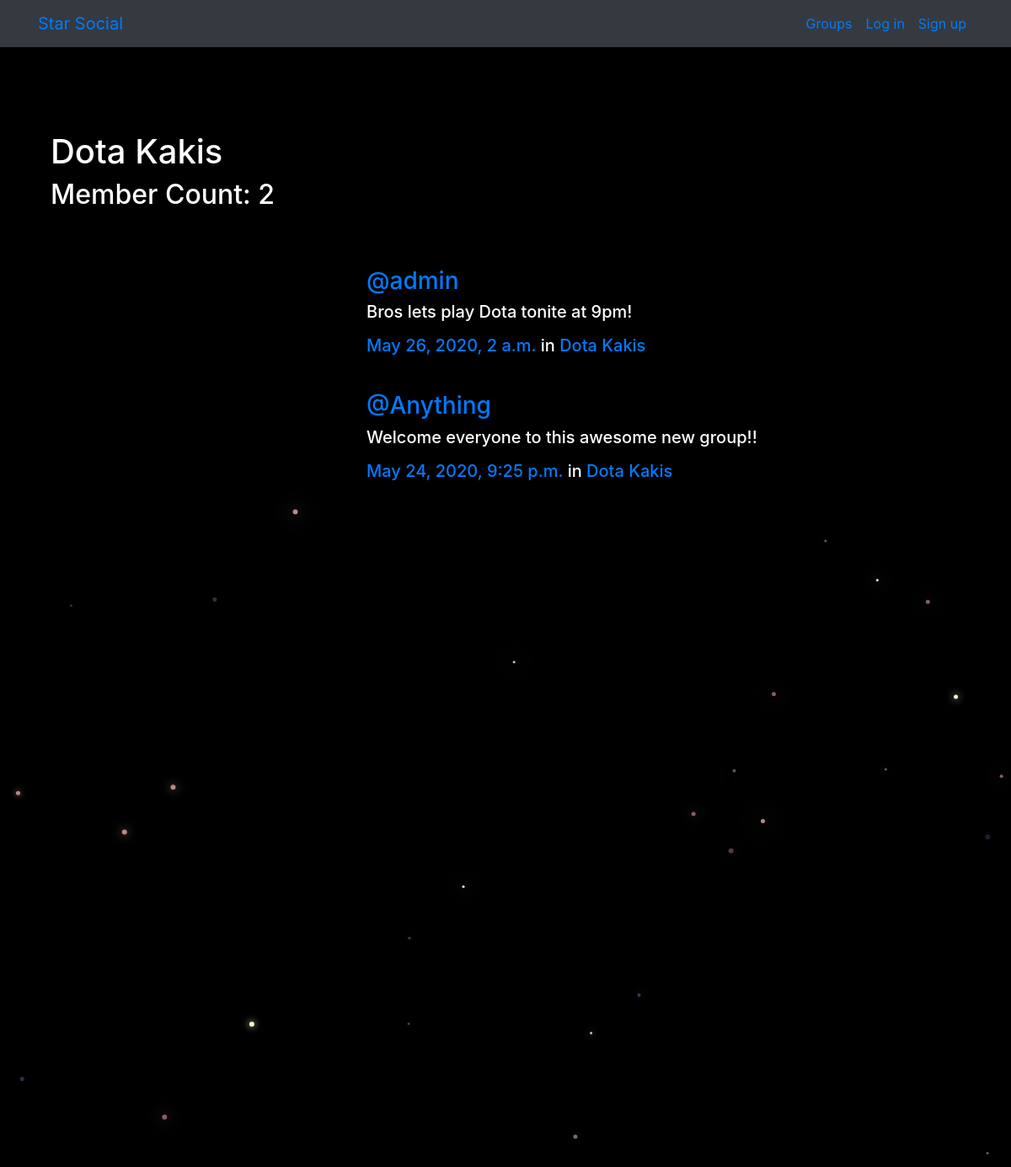
Page /groups/posts/in/dota-kakis/ on the committed database.
### groups/models.py (models this page shows, shortened)
class Group(models.Model):
    name = models.CharField(max_length=255,unique=True)
    slug = models.SlugField(allow_unicode=True,unique=True)
    description = models.TextField(blank=True,default='')
    description_html = models.TextField(editable=False,default='',blank=True)
    members = models.ManyToManyField(User,through='GroupMember')
    class Meta:
        ordering = ['name']

### posts/models.py (models this page shows, shortened)
class Post(models.Model):
    user = models.ForeignKey(User,related_name='posts',on_delete=models.CASCADE)
    created_at = models.DateTimeField(auto_now=True)
    message = models.TextField()
    message_html = models.TextField(editable=False)
    group = models.ForeignKey(Group,related_name='posts',null=True,blank=True,on_delete=models.CASCADE)
    class Meta:
        ordering = ['-created_at']
        unique_together = ['user','message']

### groups/views.py (the view)
# urls.py: path('posts/in/<slug>/',views.SingleGroup.as_view(),name="single"),
class SingleGroup(generic.DetailView):
    model = Group

### groups/templates/groups/group_detail.html (shortened to what this page needs)
{% extends "groups/group_base.html" %}
{% block pregroup %}
<h1> {{ group.name }}</h1>
<h2>Member Count: {{group.members.count}}</h2>
<br/>
{%endblock%}
{% block group_content %}
<div class="col-md-8 offset-md-4">
    {% if group.posts.count == 0 %}
    <h2>No posts in this group yet!</h2>
    {% else %}
      {% for post in group.posts.all %}
      {% include "posts/_post.html"%}
      {% endfor %}
      {% endif %}
</div>
{% endblock %}

### posts/templates/posts/_post.html (shortened to what this page needs)
<div class="media">
	<div class="media-body">
		<h3 class="mr-5"><a href="{% url 'posts:for_user' username=post.user.username %}">@{{ post.user.username }}</a></h3>
		<h5>{{ post.message_html|safe }}
			<time class="time"><a href="{% url 'posts:single' username=post.user.username pk=post.pk %}">{{ post.created_at }}</a></time>
			{% if post.group %}
			<span class="group-name">in <a href="#">{{ post.group.name }}</a></span>
			{% endif %}
		</h5>
	</div>
</div>

### static/simplesocial/css/master.css (style rules this page uses)
body { margin: 0px; background-color: black; color:white; }
.mr-5 { margin-top:5% }

### rows in the picture
Group: name "Dota Kakis", members.count "2"
Post: user.username "admin", message_html "Bros lets play Dota tonite at 9pm!", created_at "May 26, 2020, 2 a.m.", group.name "Dota Kakis"
Post: user.username "Anything", message_html "Welcome everyone to this awesome new group!!", created_at "May 24, 2020, 9:25 p.m.", group.name "Dota Kakis"
